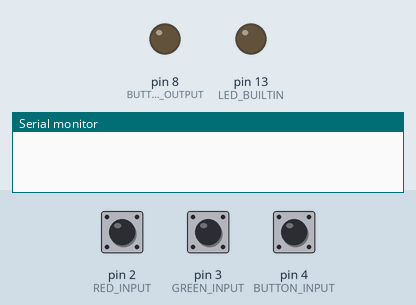
Simulated run of this sketch. Board: Arduino Uno, built with avr-gcc and run on an emulated ATmega328P. On the bench: output pins drawn as LEDs (lit = HIGH), the last lines printed to the serial monitor. The inputs (shaded band) are chosen by the test bench; at power-on: pin 4 (BUTTON_INPUT) HIGH, pin 2 (RED_INPUT) HIGH, pin 3 (GREEN_INPUT) HIGH.

Above: at 1.3 s.
1.4 s: pin 4 (BUTTON_INPUT) pulled LOW for 0.15 s
At 1.5 s:
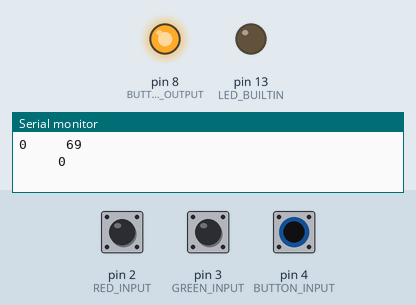
3.1 s: pin 4 (BUTTON_INPUT) pulled LOW for 3.2 s
At 7.0 s:
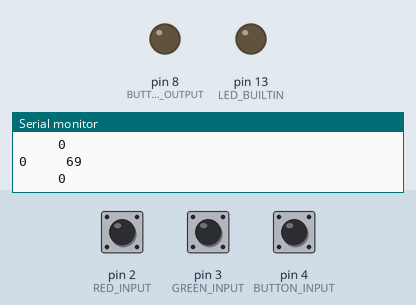
7.8 s: pin 2 (RED_INPUT) pulled LOW for 3.2 s
At 11.6 s:
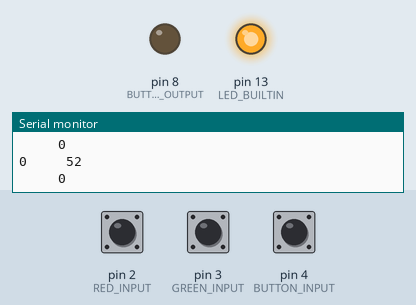
12.5 s: pin 4 (BUTTON_INPUT) pulled LOW for 1 s
At 13.0 s:
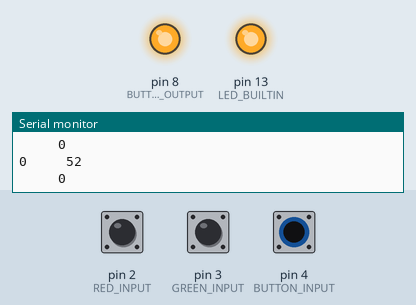
Timing chart, 0 to 17.5 s (numbered marks = the images above; inputs shaded):
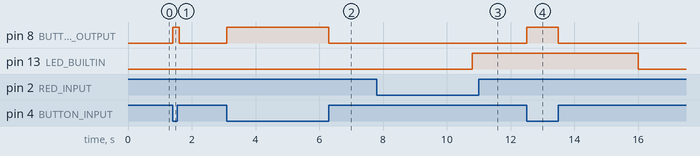

Measured:
- after the input at 1.4 s, pin 8 (BUTTON_OUTPUT): LOW → HIGH at once, → LOW 0.20 s later
- after the input at 3.1 s, pin 8 (BUTTON_OUTPUT): LOW → HIGH at once, → LOW 3.2 s later
- after the input at 7.8 s, pin 13 (LED_BUILTIN): LOW → HIGH after 3.0 s
- after the input at 12.5 s, pin 8 (BUTTON_OUTPUT): LOW → HIGH at once, → LOW 1.0 s later; pin 13 (LED_BUILTIN): HIGH → LOW after 3.5 s instead of 1.9 s

The sketch:

_1.ino
```cpp
int a[20];
int b[25];
int c[25];
int d[30];
bool b100Hz,b10Hz,b1Hz;
bool bBlink;
int redSensorVal,greenSensorVal;
int buttonInputVal=1;
unsigned long oldMillis;

int ledBuiltin_cnt=0;
long ledBuiltin_buff=0;

int inDrvRed1SecCnt;
int inDrvRedGreenOnCnt,inDrvRedGreenOffCnt,inDrvRedOnCnt,inDrvGreenOnCnt;
bool bRed1Sec,bRedGreen;

#define RED_INPUT 2
#define GREEN_INPUT 3
#define BUTTON_INPUT 4
#define BUTTON_OUTPUT 8

//------------------------------------------------------
void inDrv(void)  //100Гц
{
bool locRed,locGreen;

locRed= digitalRead(RED_INPUT);
locGreen= digitalRead(GREEN_INPUT);

//Отслеживание красного 1-секундного сигнала
if(locRed==0)
  {
  if(inDrvRed1SecCnt<100)
    {
    inDrvRed1SecCnt++;
    if(inDrvRed1SecCnt>75)
      {
      bRed1Sec=1;
      ledBuiltin_cnt_init(9);
      }
    }

  }
else
  {
  inDrvRed1SecCnt=0;
  }


if(locRed&&locGreen)
  {
  if(inDrvRedGreenOffCnt<30)
    {
    inDrvRedGreenOffCnt++;
    if(inDrvRedGreenOffCnt>=25)
      {
      inDrvRedGreenOnCnt=0;
      inDrvRedOnCnt=0;
      inDrvGreenOnCnt=0;
      }
    }
  }
else if(!locRed)
  {
  inDrvRedGreenOffCnt=0;
  if(inDrvRedOnCnt<50)
    {
    inDrvRedOnCnt++;
/*    if(inDrvRedOnCnt>=50)
      {
      bRedGreen=1;
      ledBuiltin_cnt_init(20);
      }*/
    }
  }
else if(!locGreen)
  {
  inDrvRedGreenOffCnt=0;
  if(inDrvGreenOnCnt<50)
    {
    inDrvGreenOnCnt++;
/*    if(inDrvRedOnCnt>=50)
      {
      bRedGreen=1;
      ledBuiltin_cnt_init(20);
      }*/
    }
  }

if((inDrvRedOnCnt>=50)&&(inDrvGreenOnCnt>=50))
  {
        bRedGreen=1;
      ledBuiltin_cnt_init(20);
  }

}
//------------------------------------------------------
void ledBuiltin_cnt_init(int init_int)
{
ledBuiltin_cnt=init_int;
ledBuiltin_buff=0;
//digitalWrite(LED_BUILTIN, HIGH);
}
//------------------------------------------------------
void ledBuiltin_drv(void)
{
if((!ledBuiltin_cnt) && (!ledBuiltin_buff))
  {
                      digitalWrite(LED_BUILTIN, LOW);
  }
else if(ledBuiltin_cnt)
  {
  if(ledBuiltin_cnt)  digitalWrite(LED_BUILTIN, HIGH);
  else                digitalWrite(LED_BUILTIN, LOW);
  ledBuiltin_cnt--;
  }

}

void setup() {
  // put your setup code here, to run once:
  pinMode(LED_BUILTIN, OUTPUT);
  pinMode(RED_INPUT, INPUT_PULLUP);
  pinMode(GREEN_INPUT, INPUT_PULLUP);
  pinMode(BUTTON_INPUT, INPUT_PULLUP);
  pinMode(BUTTON_OUTPUT, OUTPUT);

  Serial.begin(9600);
}

void loop()
{

if(millis()!=oldMillis)
  {
  oldMillis=millis();
  if ((millis()%10)==0)b100Hz=1;
  if ((millis()%100)==0)b10Hz=1;
  if ((millis()%1000)==0)b1Hz=1;

  }


if(b100Hz)
  {
  b100Hz=0;

  inDrv();

  //redSensorVal = digitalRead(RED_INPUT);
  //greenSensorVal = digitalRead(GREEN_INPUT);
  buttonInputVal = digitalRead(BUTTON_INPUT);

  }

if(b10Hz)
  {
  b10Hz=0;

  ledBuiltin_drv();
/*  if (redSensorVal == HIGH)
    {
    digitalWrite(LED_BUILTIN, LOW);
    }
  else
    {
    digitalWrite(LED_BUILTIN, HIGH);
    } */

  if (buttonInputVal == LOW)
    {
    digitalWrite(BUTTON_OUTPUT, HIGH);
    }
  else
    {
    digitalWrite(BUTTON_OUTPUT, LOW);
    }

  //Serial.println(inDrvRedGreenOnCnt,"     ",inDrvRedGreenOffCnt);
  Serial.print(inDrvRedGreenOnCnt);
  Serial.print("     ");
  Serial.println(inDrvRedGreenOffCnt);
  Serial.print("     ");
  Serial.println(bRedGreen);

  }

if(b1Hz)
  {
  b1Hz=0;


  }

/*  if (bBlink == LOW)
    {
    digitalWrite(LED_BUILTIN, HIGH);
    }
  else
    {
    digitalWrite(LED_BUILTIN, LOW);
    }  */
  // put your main code here, to run repeatedly:

/*  digitalWrite(LED_BUILTIN, HIGH);   // turn the LED on (HIGH is the voltage level)
  delay(3000);                       // wait for a second
  digitalWrite(LED_BUILTIN, LOW);    // turn the LED off by making the voltage LOW
  delay(1000); */
/*
  if (buttonInputVal == LOW)
    {
    digitalWrite(LED_BUILTIN, HIGH);
    }
  else
    {
    digitalWrite(LED_BUILTIN, LOW);
    } */


}
```
